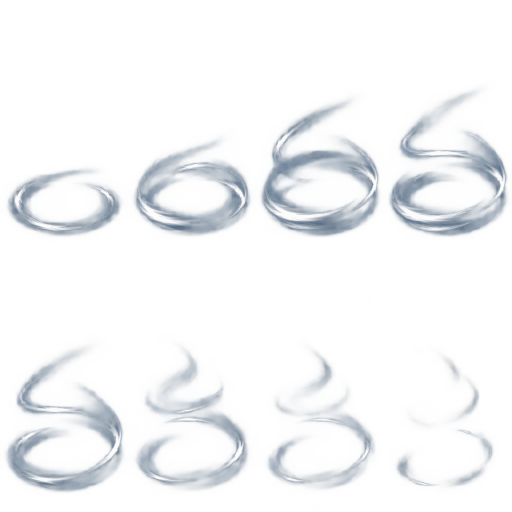
#> input picture assets/eq-v3/runtime/storm-atlas.png, 1024 x 1024 px, given in place of edited.png, which was not available (shown at 1/2 size)
$ python package-meowa-eq.py
#> lines starting #> are read from the running program, lines starting #| are printed output that depends on the picture; pictures that were not available may be replaced by others from this repository, and a replacement may not be noted
"""Register Meowa EQ frames by integer translation; preserve generated RGBA pixels."""
from pathlib import Path
from PIL import Image
import json, hashlib

root = Path('assets/eq-v3')
runtime = root / 'runtime'
runtime.mkdir(exist_ok=True)
records = []
for key in ['slash', 'storm']:
    manifest = json.loads(next((root / key).rglob('final_outputs.json')).read_text(encoding='utf-8'))
#> (reads .cache/iv2/Redesign_this_complete_sixteen-item_MOBA_equipment_atlas_for_clearer_recognition_in_a_tiny_inventory_Keep_exac_d3f72462/final_outputs.json from the repository)
    source = Path(manifest['outputs'][0]['path'])
    sheet = Image.open(source).convert('RGBA')
#> sheet is the input picture: PIL image 1024x1024 RGBA; mean R, G, B, A 52.8, 63.4, 74.7, 20.6
    assert sheet.size == (1024, 1024) and sheet.getchannel('A').getextrema()[0] == 0
    atlas = Image.new('RGBA', sheet.size)
#> atlas: PIL image 1024x1024 RGBA; every value is 0
    frames, shifts, bounds = [], [], []
    for i in range(8):
        cell = sheet.crop((i % 4 * 256, i // 4 * 512, (i % 4 + 1) * 256, (i // 4 + 1) * 512))
        # Centers measured on the generated cutting rim, not the glow bounds.
        dy = (256 - (338 if i < 4 else 278)) if key == 'slash' else 400 - 340
        aligned = Image.new('RGBA', cell.size)
        aligned.paste(cell, (0, dy))
        frames.append(aligned)
        shifts.append([0, dy])
        bounds.append(aligned.getchannel('A').point(lambda a: 255 if a > 48 else 0).getbbox())
        atlas.paste(aligned, (i % 4 * 256, i // 4 * 512))
#> this loop made 8 passes
#> pass 1, `cell = sheet.crop((i % 4 * 256, i // 4 * 512, (i % 4 + 1) * 256, (i //..`:
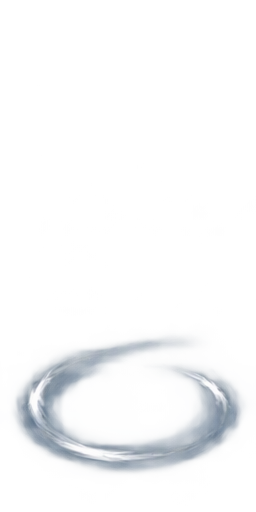
#> cell: PIL image 256x512 RGBA; mean R, G, B, A 42.2, 49.3, 56.8, 14.5; transparent parts drawn white
#> after the loop:
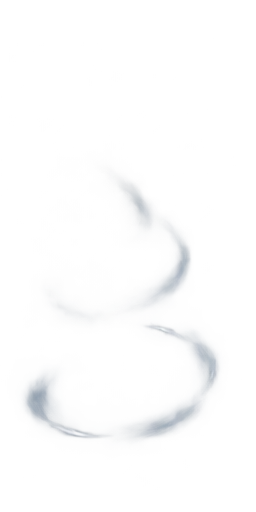
#> aligned: PIL image 256x512 RGBA; mean R, G, B, A 31.9, 41.6, 51.9, 3.6; transparent parts drawn white
#> after the loop:
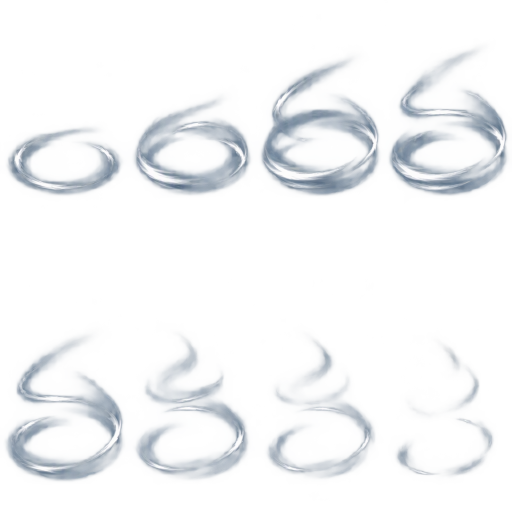
#> atlas: PIL image 1024x1024 RGBA (shown at 1/2 size); mean R, G, B, A 52.7, 63.3, 74.6, 20.6; transparent parts drawn white
#> after the loop:
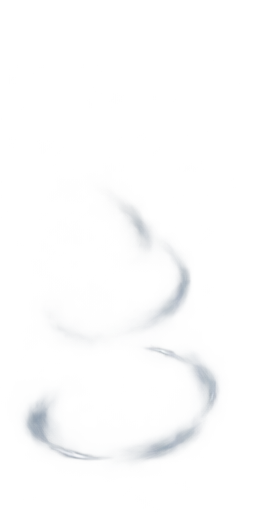
#> cell: PIL image 256x512 RGBA; mean R, G, B, A 31.9, 41.6, 51.9, 3.6; transparent parts drawn white
#> after the loop, bounds = [(16, 258, 241, 390), (13, 202, 244, 389), (10, 125, 246, 390), (11, 107, 246, 390), (13, 172, 246, 449), (17, 177, 240, 442), (25, 182, 236, 441), (26, 194, 217, 438)]; frames = 8 items; shifts = [[0, -82], [0, -82], [0, -82], [0, -82], [0, -22], [0, -22], [0, -22], [0, -22]]
    atlas.save(runtime / (key + '-atlas.png'))
    frames[0].save(runtime / (key + '-preview.webp'), save_all=True, append_images=frames[1:], duration=75, loop=0, lossless=True)
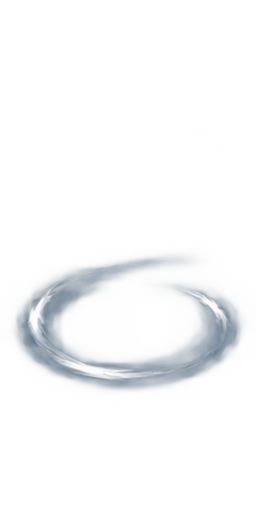
#> saved as slash-preview.webp: PIL image 256x512 RGBA; mean R, G, B, A 42.1, 49.2, 56.7, 14.5; transparent parts drawn white
    background = Image.new('RGBA', atlas.size, (43, 55, 61, 255))
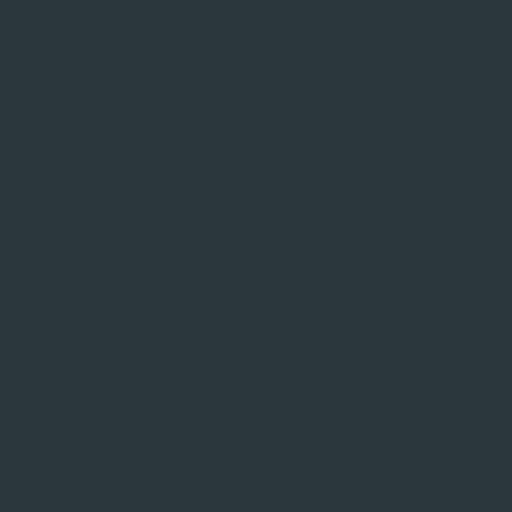
#> background: PIL image 1024x1024 RGBA (shown at 1/2 size); mean R, G, B, A 43, 55, 61, 255
    background.alpha_composite(atlas)
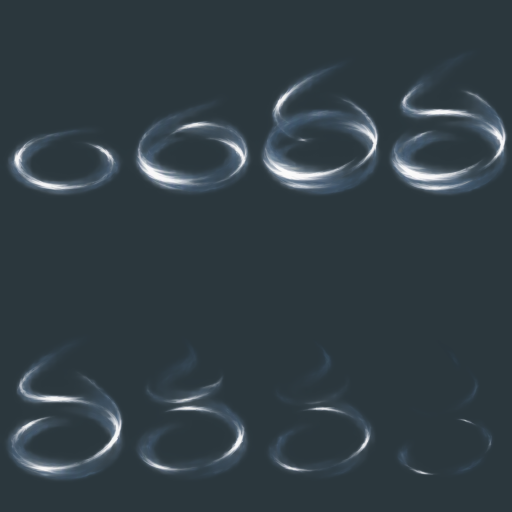
#> background: PIL image 1024x1024 RGBA (shown at 1/2 size); mean R, G, B, A 49.4, 61.7, 68.6, 255
    background.save(root / (key + '-registered.png'))
    records.append(dict(key=key, job=manifest['job_id'], source=str(source),
                        sha256=hashlib.sha256(source.read_bytes()).hexdigest(), cell=[256,512], columns=4,
                        frames=8, alignment_shifts=shifts, bounds=bounds,
                        alpha=sheet.getchannel('A').getextrema(), resampled=False))
(root / 'contract.json').write_text(json.dumps(records, indent=2), encoding='utf-8')
print(json.dumps(records, indent=2))
#> (printed output is left out)
